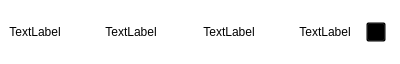
<?xml version="1.0" encoding="UTF-8"?>
<ui version="4.0">
 <class>SongItem</class>
 <widget class="QWidget" name="SongItem">
  <property name="geometry">
   <rect>
    <x>0</x>
    <y>0</y>
    <width>400</width>
    <height>64</height>
   </rect>
  </property>
  <property name="windowTitle">
   <string>Form</string>
  </property>
  <property name="styleSheet">
   <string notr="true">background-color: transparent</string>
  </property>
  <layout class="QHBoxLayout" name="horizontalLayout">
   <property name="leftMargin">
    <number>0</number>
   </property>
   <property name="rightMargin">
    <number>14</number>
   </property>
   <item>
    <widget class="QLabel" name="pictureLabel">
     <property name="sizePolicy">
      <sizepolicy hsizetype="Preferred" vsizetype="Preferred">
       <horstretch>1</horstretch>
       <verstretch>0</verstretch>
      </sizepolicy>
     </property>
     <property name="text">
      <string>TextLabel</string>
     </property>
     <property name="alignment">
      <set>Qt::AlignmentFlag::AlignCenter</set>
     </property>
    </widget>
   </item>
   <item>
    <widget class="QWidget" name="middleWidget" native="true">
     <property name="sizePolicy">
      <sizepolicy hsizetype="Preferred" vsizetype="Preferred">
       <horstretch>3</horstretch>
       <verstretch>0</verstretch>
      </sizepolicy>
     </property>
     <property name="styleSheet">
      <string notr="true"/>
     </property>
     <layout class="QHBoxLayout" name="horizontalLayout_3">
      <item>
       <widget class="QLabel" name="nameLabel">
        <property name="text">
         <string>TextLabel</string>
        </property>
        <property name="alignment">
         <set>Qt::AlignmentFlag::AlignCenter</set>
        </property>
       </widget>
      </item>
      <item>
       <widget class="QLabel" name="authorLabel">
        <property name="text">
         <string>TextLabel</string>
        </property>
        <property name="alignment">
         <set>Qt::AlignmentFlag::AlignCenter</set>
        </property>
       </widget>
      </item>
     </layout>
    </widget>
   </item>
   <item>
    <widget class="QLabel" name="lengthLabel">
     <property name="sizePolicy">
      <sizepolicy hsizetype="Preferred" vsizetype="Preferred">
       <horstretch>1</horstretch>
       <verstretch>0</verstretch>
      </sizepolicy>
     </property>
     <property name="text">
      <string>TextLabel</string>
     </property>
     <property name="alignment">
      <set>Qt::AlignmentFlag::AlignCenter</set>
     </property>
    </widget>
   </item>
   <item>
    <widget class="QPushButton" name="favoriteButton">
     <property name="sizePolicy">
      <sizepolicy hsizetype="Maximum" vsizetype="Fixed">
       <horstretch>0</horstretch>
       <verstretch>0</verstretch>
      </sizepolicy>
     </property>
     <property name="maximumSize">
      <size>
       <width>20</width>
       <height>20</height>
      </size>
     </property>
     <property name="cursor">
      <cursorShape>PointingHandCursor</cursorShape>
     </property>
     <property name="styleSheet">
      <string notr="true">QPushButton {
        qproperty-icon: url(./icons/AddFavSong.svg);
    }
</string>
     </property>
     <property name="text">
      <string/>
     </property>
     <property name="checkable">
      <bool>true</bool>
     </property>
     <property name="checked">
      <bool>false</bool>
     </property>
    </widget>
   </item>
  </layout>
 </widget>
 <resources/>
 <connections/>
</ui>
